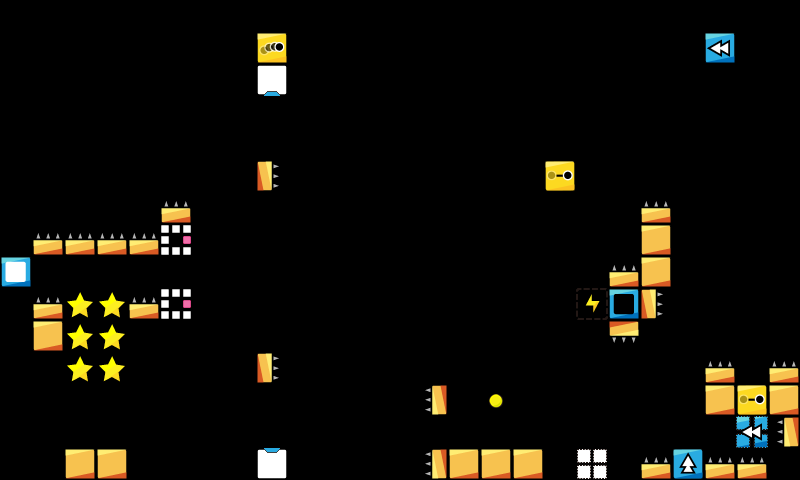

Tiled map render using the project's own tile images. Description and the map definition, with tile-layer contents summarised, below:
An orthogonal 25x15 tile map with 32x32 px tiles, 1 tile layer (map).

<map version="1.0" orientation="orthogonal" renderorder="right-down" width="25" height="15" tilewidth="32" tileheight="32" nextobjectid="7">
 <properties>
  <property name="ad" value="false" />
 </properties>
 <tileset firstgid="1" name="map_tiles" tilewidth="32" tileheight="32">
  <image source="../../img/map_tiles.png" width="480" height="480" />
 </tileset>
 <layer name="map" width="25" height="15">
  <data>[375 cells, 52 non-empty, 16 distinct tile ids]</data>
 </layer>
 <objectgroup name="Object Layer 1" />
</map>
